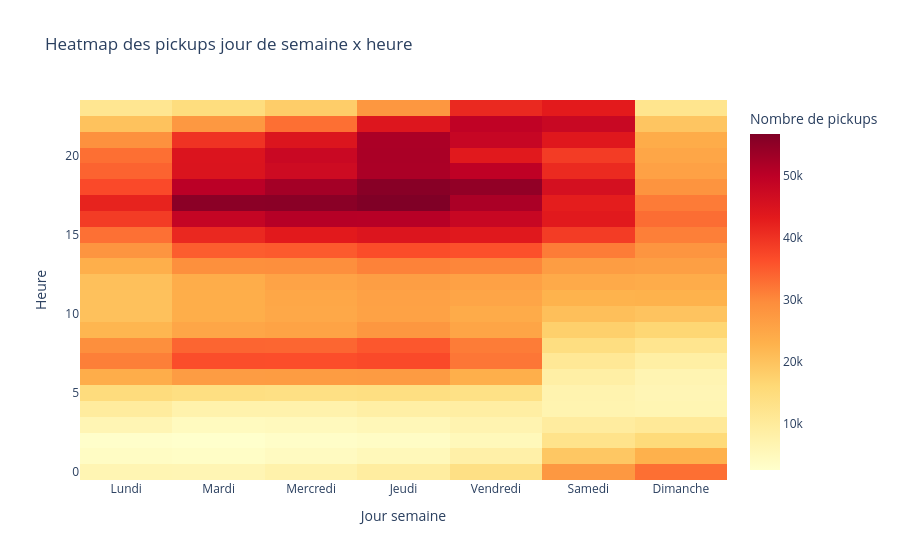

Notebook code for this chart:
### Code cell
#df_by_hour_dow = df.groupby(['hour','dow_name'])['datetime'].count().reset_index()
df_by_hour_dow = df.groupby(['hour','dow'])['datetime'].agg(pickups='count').reset_index()
display(df_by_hour_dow)

pivot = df_by_hour_dow.pivot(index='hour', columns='dow', values='pickups')
fig = px.imshow(pivot,
                labels={'x': 'Jour semaine', 'y': 'Heure', 'color': 'Nombre de pickups'},
                color_continuous_scale='YlOrRd',
                aspect='auto',
                title='Heatmap des pickups jour de semaine x heure')

fig.update_xaxes(
    tickmode='array',
    tickvals=list(dow_map.keys()),
    ticktext=list(dow_map.values()),
)
fig.update_yaxes(autorange=True)

fig.show()
fig.write_image("exports/heatmap_pickups.png", scale=2)

### Figure 1 — Plotly figure (JSON) as saved in the notebook; plotly's stock layout.template omitted (floating-point values rounded to 4 significant figures; data arrays with more than 128 entries replaced by an {"elided": "..."} marker saying what was removed)
{"data": [{"coloraxis": "coloraxis", "hovertemplate": "Jour semaine: %{x}<br>Heure: %{y}<br>Nombre de pickups: %{z}<extra></extra>", "name": "0", "type": "heatmap", "x": [1, 2, 3, 4, 5, 6, 7], "xaxis": "x", "y": [0, 1, 2, 3, 4, 5, 6, 7, 8, 9, 10, 11, 12, 13, 14, 15, 16, 17, 18, 19, 20, 21, 22, 23], "yaxis": "y", "z": {"elided": "24x7 int values"}}], "layout": {"coloraxis": {"colorbar": {"title": {"text": "Nombre de pickups"}}, "colorscale": [[0, "rgb(255,255,204)"], [0.125, "rgb(255,237,160)"], [0.25, "rgb(254,217,118)"], [0.375, "rgb(254,178,76)"], [0.5, "rgb(253,141,60)"], [0.625, "rgb(252,78,42)"], [0.75, "rgb(227,26,28)"], [0.875, "rgb(189,0,38)"], [1, "rgb(128,0,38)"]]}, "title": {"text": "Heatmap des pickups jour de semaine x heure"}, "xaxis": {"anchor": "y", "domain": [0, 1], "tickmode": "array", "ticktext": ["Lundi", "Mardi", "Mercredi", "Jeudi", "Vendredi", "Samedi", "Dimanche"], "tickvals": [1, 2, 3, 4, 5, 6, 7], "title": {"text": "Jour semaine"}}, "yaxis": {"anchor": "x", "autorange": true, "domain": [0, 1], "title": {"text": "Heure"}}}}
